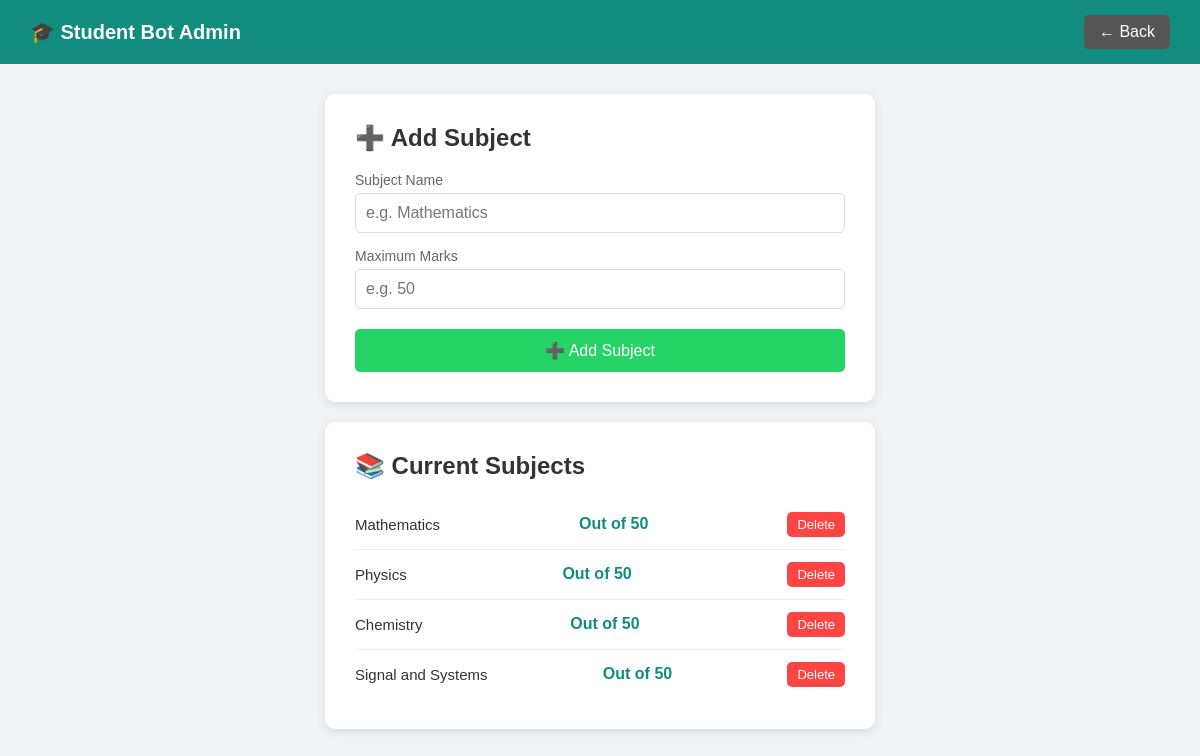
The page /subjects (signed in) on the database its author committed.
### tables this page shows
CREATE TABLE subjects (id INTEGER PRIMARY KEY AUTOINCREMENT, subject_name TEXT, max_marks INTEGER);

### app.py (the view, shortened to what this page needs)
@app.route("/subjects", methods=["GET", "POST"])
def subjects():
    if not session.get("logged_in"):
        return redirect(url_for("login"))
    conn = get_db()
    subjects = conn.execute("SELECT * FROM subjects").fetchall()
    conn.close()
    return render_template("subjects.html", subjects=subjects)

### app.py (called while the page is built)
def get_db():
    conn = sqlite3.connect("students.db")
    conn.row_factory = sqlite3.Row
    return conn

### templates/subjects.html (shortened to what this page needs)
<!DOCTYPE html>
<html>
<head>
</head>
<body>
    <div class="navbar">
        <h1>🎓 Student Bot Admin</h1>
        <a href="/dashboard">← Back</a>
    </div>
    <div class="container">
        <div class="card">
            <h2>➕ Add Subject</h2>
            <form method="POST">
                <label>Subject Name</label>
                <input type="text" name="subject_name" placeholder="e.g. Mathematics" required/>
                <label>Maximum Marks</label>
                <input type="number" name="max_marks" placeholder="e.g. 50" required/>
                <button type="submit" class="btn-save">➕ Add Subject</button>
            </form>
        </div>
        {% if subjects %}
        <div class="card">
            <h2>📚 Current Subjects</h2>
            {% for subject in subjects %}
            <div class="subject-row">
                <span class="subject-name">{{ subject.subject_name }}</span>
                <span class="subject-max">Out of {{ subject.max_marks }}</span>
                <a href="/delete_subject/{{ subject.id }}" class="delete-btn" onclick="return confirm('Delete this subject?')">Delete</a>
            </div>
            {% endfor %}
        </div>
        {% endif %}
    </div>
</body>
</html>

### templates/subjects.html (style rules this page uses)
body { font-family: Arial; background: #f0f2f5; margin: 0; padding: 0; }
.navbar { background: #128C7E; padding: 15px 30px; color: white; display: flex; justify-content: space-between; align-items: center; }
.navbar h1 { margin: 0; font-size: 20px; }
.navbar a { color: white; text-decoration: none; background: #555; padding: 8px 15px; border-radius: 5px; }
.container { padding: 30px; max-width: 550px; margin: 0 auto; }
.card { background: white; padding: 30px; border-radius: 10px; box-shadow: 0 2px 10px rgba(0,0,0,0.1); margin-bottom: 20px; }
h2 { color: #333; margin-top: 0; }
label { display: block; margin-top: 15px; color: #666; font-size: 14px; }
input { width: 100%; padding: 10px; margin-top: 5px; border: 1px solid #ddd; border-radius: 5px; box-sizing: border-box; font-size: 16px; }
.btn-save { width: 100%; padding: 12px; background: #25D366; color: white; border: none; border-radius: 5px; cursor: pointer; font-size: 16px; margin-top: 20px; }
.subject-row { display: flex; justify-content: space-between; align-items: center; padding: 12px 0; border-bottom: 1px solid #eee; }
.subject-row:last-child { border-bottom: none; }
.subject-name { font-size: 15px; color: #333; }
.subject-max { color: #128C7E; font-weight: bold; }
.delete-btn { background: #ff4444; color: white; padding: 5px 10px; border-radius: 5px; text-decoration: none; font-size: 13px; }

### rows shown on the page
subjects: subject_name "Mathematics", max_marks "50"
subjects: subject_name "Physics", max_marks "50"
subjects: subject_name "Chemistry", max_marks "50"
subjects: subject_name "Signal and Systems", max_marks "50"
